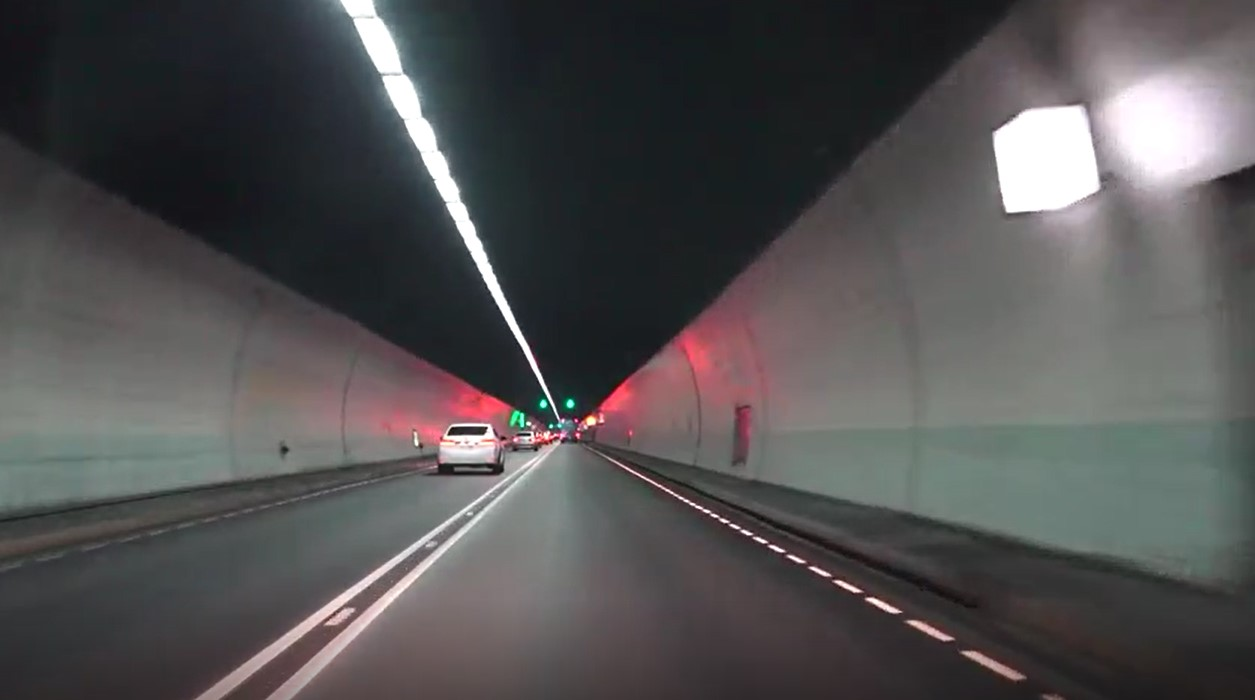
#> input picture ADAS/Assignment2/pythonProject1/Sample_02.jpg, 1255 x 700 px, found by its file name
$ python Assignment2_Script1.py
#> lines starting #> are read from the running program, lines starting #| are printed output that depends on the picture; after the words box and inside, x2 and y2 are one past the last pixel; in counts of white or black regions, pixels touching at a corner belong together
import cv2
import numpy as np

# Define the path for the target image (Sample_02.jpg - the tunnel image)
IMAGE_FILE = "D:\BITS\Assignments\ADAS\Assignment2\pythonProject1\Sample_02.jpg"


# --- 1. Helper Functions (Line Averaging and Drawing) ---

def make_coordinates(image, line_parameters):
    """Calculates coordinates for a single, long line based on slope and intercept."""
    if line_parameters is None or np.isnan(line_parameters).any() or abs(line_parameters[0]) < 0.001:
        return None

    slope, intercept = line_parameters
    y1 = int(image.shape[0])
    y2 = int(y1 * 0.7)

    x1 = int((y1 - intercept) / slope)
    x2 = int((y2 - intercept) / slope)
    return np.array([x1, y1, x2, y2])


def average_slope_intercept(image, lines):
    """Averages line segments into left and right lane lines."""
    left_fit = []
    right_fit = []

    if lines is None:
        return [None, None]

    for line in lines:
        x1, y1, x2, y2 = line.reshape(4)
        if x2 == x1: continue

        parameters = np.polyfit((x1, x2), (y1, y2), 1)
        slope = parameters[0]
        intercept = parameters[1]

        if slope < -0.3:
            left_fit.append((slope, intercept))
        elif slope > 0.3:
            right_fit.append((slope, intercept))

    left_line = None
    if left_fit:
        left_line = make_coordinates(image, np.average(left_fit, axis=0))

    right_line = None
    if right_fit:
        right_line = make_coordinates(image, np.average(right_fit, axis=0))

    return [left_line, right_line]


def draw_lines(img, lines, color=(0, 255, 0), thickness=10):
    """Draws lines onto a blank image and blends."""
    line_image = np.zeros_like(img)
    if lines is not None:
        for line in lines:
            if line is not None:
                x1, y1, x2, y2 = line.reshape(4)
                cv2.line(line_image, (x1, y1), (x2, y2), color, thickness)
    return cv2.addWeighted(img, 0.8, line_image, 1, 1)


def region_of_interest(image, edges):
    """Creates a masked image for the road (The 'Segment' stage)."""
    height, width = image.shape[:2]

    roi_vertices = np.array([
        [(0, height),
         (width * 0.40, height * 0.65),
         (width * 0.60, height * 0.65),
         (width, height)]
    ], dtype=np.int32)

    mask = np.zeros_like(edges)
    cv2.fillPoly(mask, roi_vertices, 255)
    masked_edges = cv2.bitwise_and(edges, mask)
    return masked_edges


# --- 2. Core Pipeline Function (Capturing all stages) ---

def ego_lane_detection_pipeline_full(image):
    """Runs the full pipeline and returns all intermediate images."""

    # a) Grayscale
    gray = cv2.cvtColor(image, cv2.COLOR_BGR2GRAY)

    # b) Gaussian Blur
    blur = cv2.GaussianBlur(gray, (5, 5), 0)

    # c) Canny Edge Detection
    canny_edges = cv2.Canny(blur, 100, 250)

    # d) Segment/Masked Canny (ROI)
    masked_edges = region_of_interest(image, canny_edges)

    # e) Hough Line Transform (Raw Hough Output)
    raw_hough_lines = cv2.HoughLinesP(masked_edges,
                                      rho=2, theta=np.pi / 180,
                                      threshold=40, minLineLength=10,
                                      maxLineGap=20)

    # Create the Hough visualization frame (Red raw segments)
    hough_frame_raw = np.zeros_like(image)
    if raw_hough_lines is not None:
        for line in raw_hough_lines:
            x1, y1, x2, y2 = line.reshape(4)
            cv2.line(hough_frame_raw, (x1, y1), (x2, y2), (0, 0, 255), 2)  # Red Segments
    blended_hough_frame = cv2.addWeighted(image.copy(), 0.8, hough_frame_raw, 1, 1)

    # f) Final Output Processing
    averaged_lines = average_slope_intercept(image, raw_hough_lines)
    final_output_frame = draw_lines(image.copy(), averaged_lines, color=(0, 255, 0), thickness=10)

    return {
        'a) Grayscale': gray,
        'b) Gaussian Blur': blur,
        'c) Canny': canny_edges,
        'd) Segment (ROI Mask)': masked_edges,
        'e) Hough (Raw Segments)': blended_hough_frame,
        'f) Output Frame (Final)': final_output_frame
    }


# --- 3. OpenCV Display Function ---

def visualize_stages_opencv(image_path):
    """Loads image, runs pipeline, and displays all stages using cv2.imshow()."""

    original_image = cv2.imread(image_path)
#> original_image is the input picture: shape (700, 1255, 3); mean B, G, R 81.9, 81.1, 82.7
    if original_image is None:
        print(f"Error: Could not load image from {image_path}. Check file name.")
        return

    # Get all intermediate stages
    stages = ego_lane_detection_pipeline_full(original_image.copy())
#> in ego_lane_detection_pipeline_full, `canny_edges = cv2.Canny(blur, 100, 250)`:
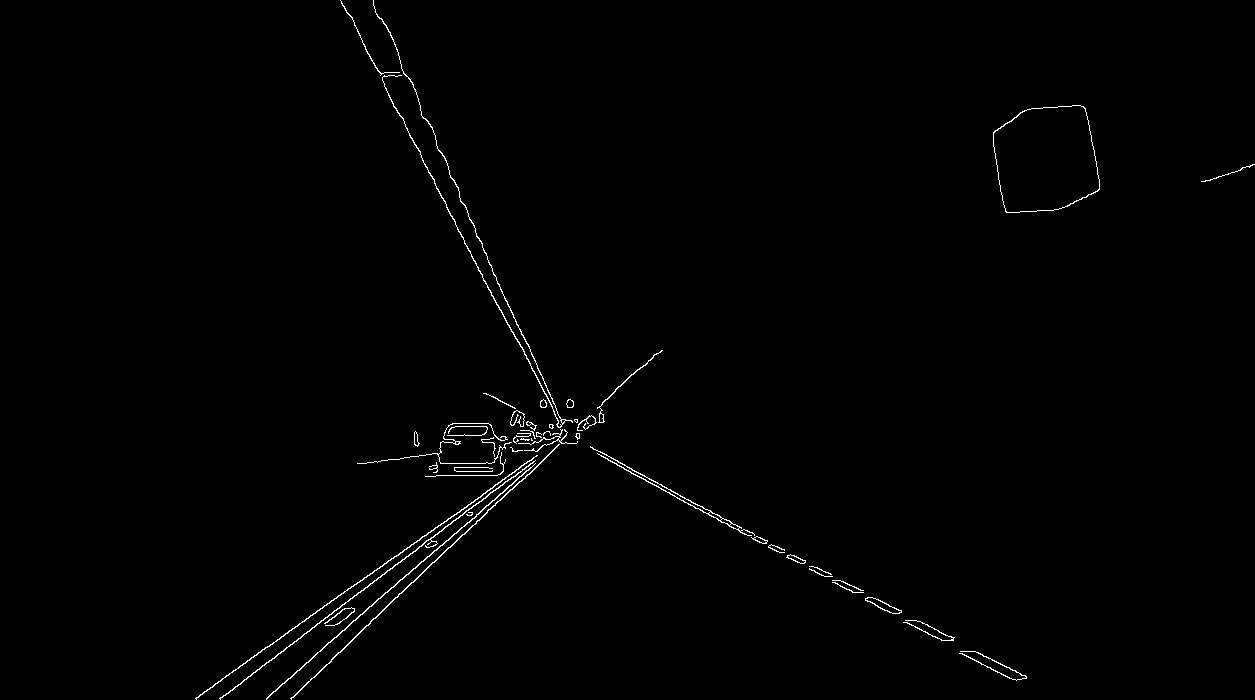
#> canny_edges: shape (700, 1255); 0.75% white in thin lines or dots, all inside (x1, y1, x2, y2) = (195, 0, 1255, 700)
#> in region_of_interest, `masked_edges = cv2.bitwise_and(edges, mask)`:
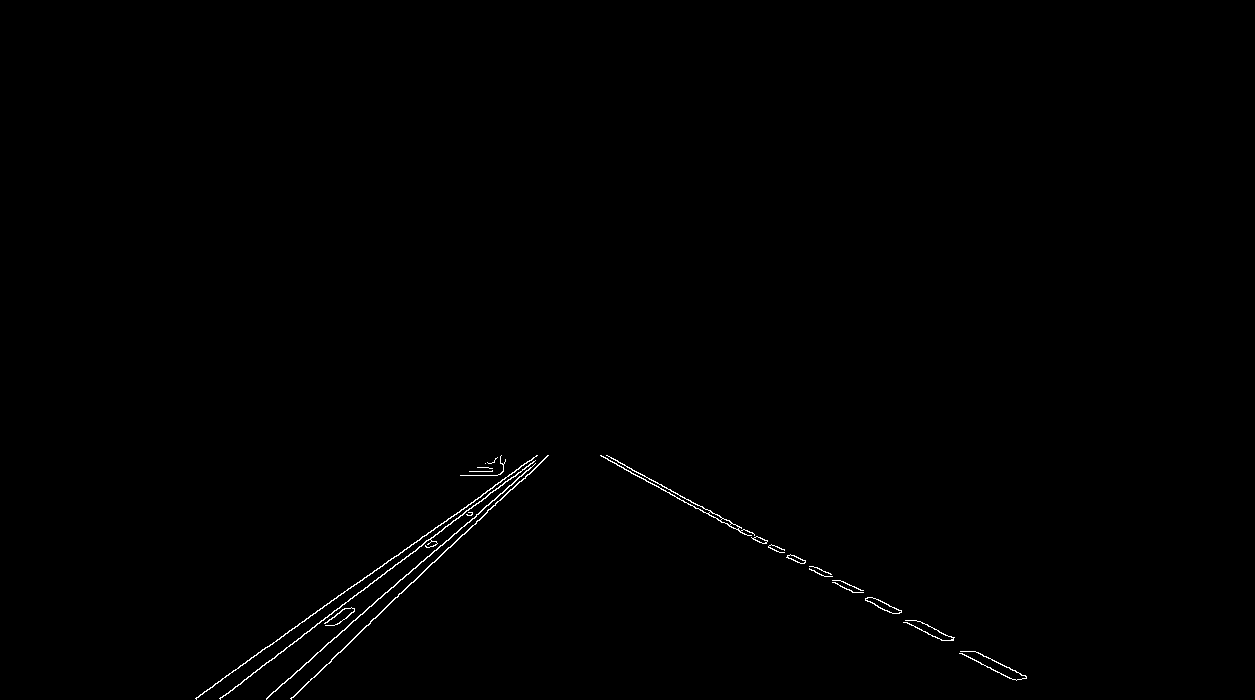
#> masked_edges: shape (700, 1255); 0.4% white in thin lines or dots, all inside (x1, y1, x2, y2) = (195, 455, 1027, 700)
#> in ego_lane_detection_pipeline_full, `raw_hough_lines = cv2.HoughLinesP(masked_edges, rho=2, theta=np.pi / 1..`: raw_hough_lines = 26 rows, first 6: [272, 692, 535, 463], [220, 698, 339, 608], [289, 630, 532, 459], [631, 473, 907, 620], [361, 630, 548, 455], [606, 455, 996, 662]
#> the loop in ego_lane_detection_pipeline_full, `for line in raw_hough_lines:` made 26 passes
#> in ego_lane_detection_pipeline_full, `blended_hough_frame = cv2.addWeighted(image.copy(), 0.8, hough_frame_r..`:
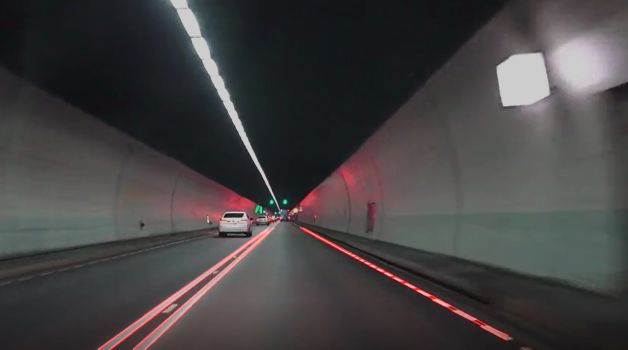
#> blended_hough_frame: shape (700, 1255, 3) (shown at 1/2 size); mean B, G, R 66.5, 65.9, 68.4
#> the loop in average_slope_intercept, `for line in lines:` made 26 passes
#> (x1, y1, x2, y2, slope, intercept) on passes 1 to 8: (272, 692, 535, 463, -0.871, 928.8), (220, 698, 339, 608, -0.756, 864.4), (289, 630, 532, 459, -0.704, 833.4), (631, 473, 907, 620, 0.533, 136.9), (361, 630, 548, 455, -0.936, 967.8), (606, 455, 996, 662, 0.531, 133.4), (304, 633, 511, 477, -0.754, 862.1), (308, 681, 382, 611, -0.946, 972.4)
#> after the loop in average_slope_intercept, `for line in lines:`: left_fit = [(-0.871, 928.8), (-0.756, 864.4), (-0.704, 833.4), (-0.936, 967.8), (-0.754, 862.1), (-0.946, 972.4), (-0.876, 931.1), (-0.723, 839.6), (-0.758, 865.3), (-0.756, 863.5), (-0.704, 832.9), (-0.935, 969.3), (-0.87, 928.7), (-0.718, 839.3)]; right_fit = [(0.533, 136.9), (0.531, 133.4), (0.541, 130.7), (0.535, 128.8), (0.52, 152.8), (0.442, 221.5), (0.5, 169), (0.533, 134.5), (0.533, 136), (0.55, 120.2), (0.55, 119.8), (0.5, 167.5)]
#> in make_coordinates, `slope, intercept = line_parameters`: slope = -0.808; intercept = 892.8
#> in make_coordinates, `x1 = int((y1 - intercept) / slope)`: x1 = 238
#> in make_coordinates, `x2 = int((y2 - intercept) / slope)`: x2 = 499
#> in average_slope_intercept, `left_line = make_coordinates(image, np.average(left_fit, axis=0))`: left_line = [238, 700, 499, 489]
#> in average_slope_intercept, `right_line = make_coordinates(image, np.average(right_fit, axis=0))`: right_line = [1060, 700, 656, 489]
#> in ego_lane_detection_pipeline_full, `averaged_lines = average_slope_intercept(image, raw_hough_lines)`: averaged_lines = [[238, 700, 499, 489], [1060, 700, 656, 489]]
#> the loop in draw_lines, `for line in lines:` made 2 passes
#> in draw_lines, `return cv2.addWeighted(img, 0.8, line_image, 1, 1)`:
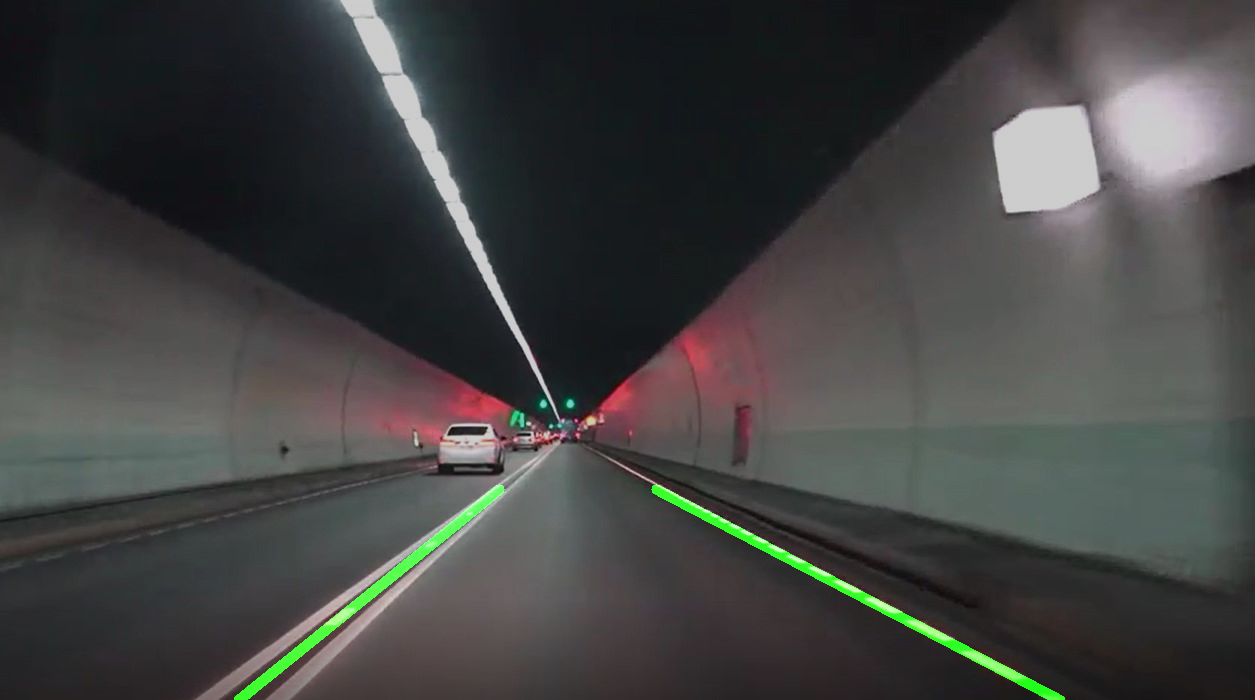
#> returned value: shape (700, 1255, 3); mean of channels 0, 1, 2 66.5, 67.6, 67.1; drawn as B, G, R
#> stages = 6 items

    # Use cv2.imshow() for all stages
    print("Displaying all pipeline stages via cv2.imshow(). Press any key to close windows...")
    for title, img in stages.items():
        # Grayscale stages need to be converted to 3-channel BGR to avoid imshow errors
        if len(img.shape) == 2:
            img_display = cv2.cvtColor(img, cv2.COLOR_GRAY2BGR)
        else:
            img_display = img

        cv2.imshow(title, img_display)
#> this loop made 6 passes
#> title on passes 1 to 6: 'a) Grayscale', 'b) Gaussian Blur', 'c) Canny', 'd) Segment (ROI Mask)', 'e) Hough (Raw Segments)', 'f) Output Frame (Final)'

    # Wait indefinitely until a key is pressed to close all windows
    cv2.waitKey(0)
    cv2.destroyAllWindows()


# --- Execute Script ---
if __name__ == "__main__":
    visualize_stages_opencv(IMAGE_FILE)

$ run again, with ADAS/Assignment2/pythonProject1/IMG_20251101_223026.jpg copied over ADAS/Assignment2/pythonProject1/Sample_02.jpg
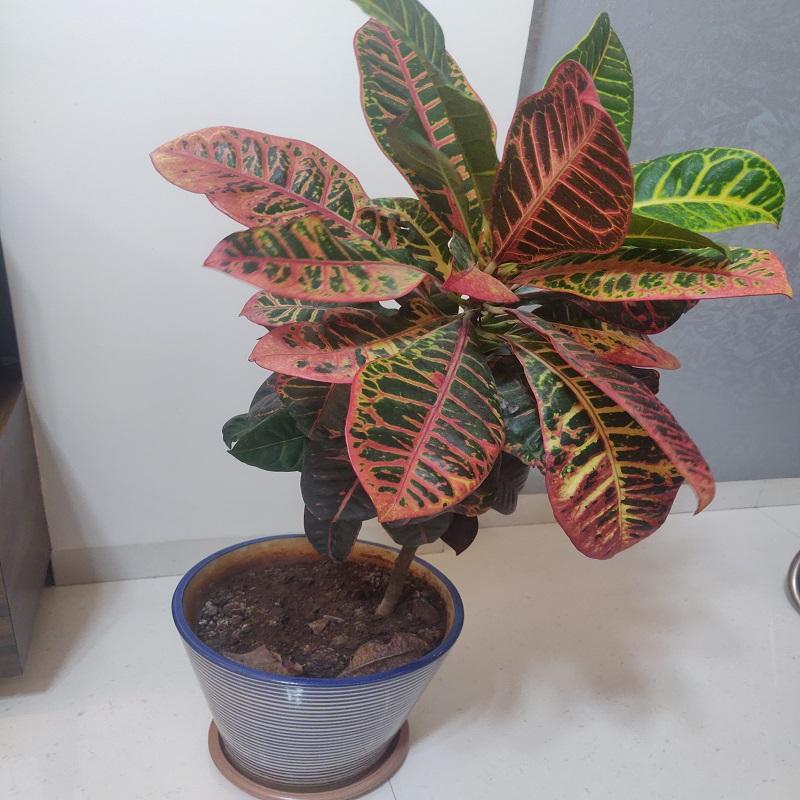
#> input picture ADAS/Assignment2/pythonProject1/IMG_20251101_223026.jpg, 800 x 800 px, found by its file name
#> in visualize_stages_opencv, original_image is the input picture: shape (800, 800, 3); mean B, G, R 133.9, 137.7, 146.8
#> in ego_lane_detection_pipeline_full, `canny_edges = cv2.Canny(blur, 100, 250)`:
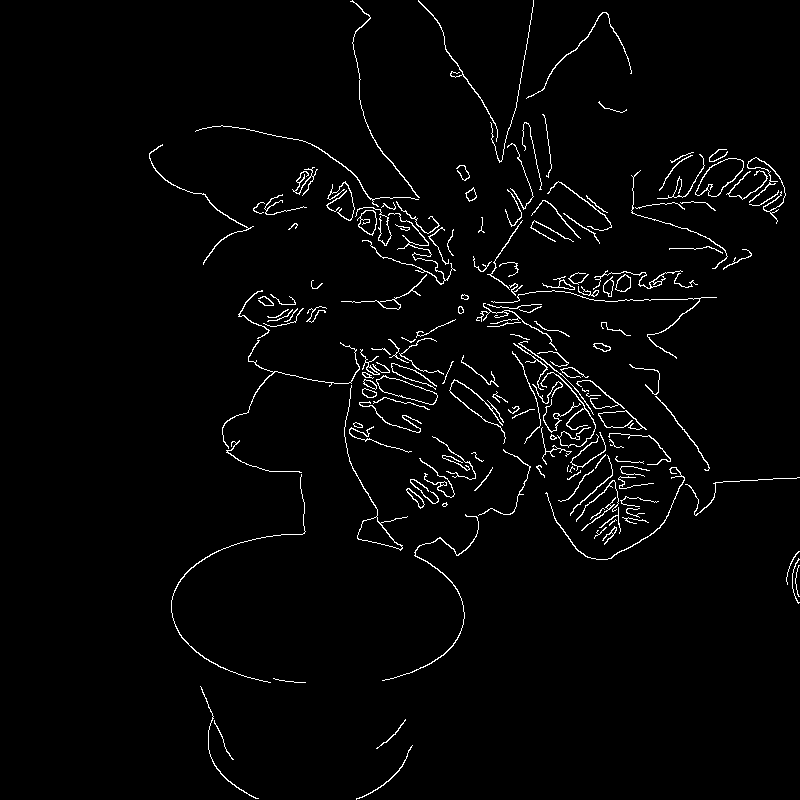
#> canny_edges: shape (800, 800); 2.4% white in thin lines or dots, all inside (x1, y1, x2, y2) = (149, 0, 800, 800)
#> mask: shape (800, 800); 21% white; 1 white region, box (x1, y1, x2, y2) and area: (1, 520, 800, 800) 134440
#> masked_edges: shape (800, 800); 0.16% white in thin lines or dots, all inside (x1, y1, x2, y2) = (184, 520, 479, 800)
#> raw_hough_lines = 13 rows, first 6: [200, 686, 229, 755], [415, 552, 445, 575], [226, 779, 255, 798], [392, 539, 446, 576], [448, 650, 461, 630], [357, 538, 414, 552]
#> the loop in ego_lane_detection_pipeline_full, `for line in raw_hough_lines:` made 13 passes
#> in ego_lane_detection_pipeline_full, `blended_hough_frame = cv2.addWeighted(image.copy(), 0.8, hough_frame_r..`:
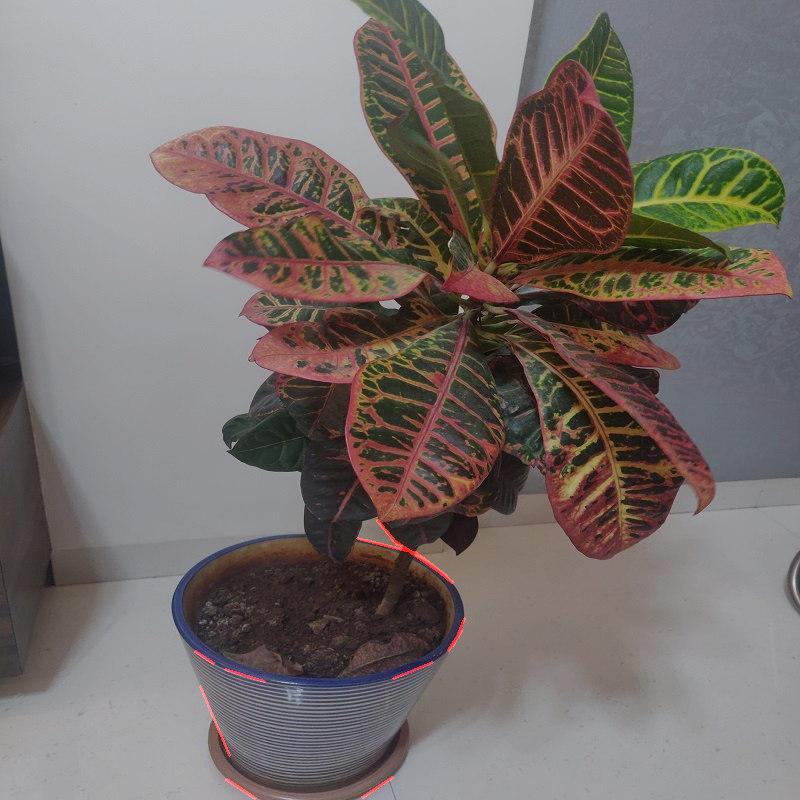
#> blended_hough_frame: shape (800, 800, 3); mean B, G, R 108.1, 111.2, 118.8
#> the loop in average_slope_intercept, `for line in lines:` made 13 passes
#> (x1, y1, x2, y2, slope, intercept) on passes 1 to 8: (200, 686, 229, 755, 2.38, 210.1), (415, 552, 445, 575, 0.767, 233.8), (226, 779, 255, 798, 0.655, 630.9), (392, 539, 446, 576, 0.685, 270.4), (448, 650, 461, 630, -1.54, 1339.2), (357, 538, 414, 552, 0.246, 450.3), (225, 669, 264, 681, 0.308, 599.8), (393, 678, 432, 662, -0.41, 839.2)
#> after the loop in average_slope_intercept, `for line in lines:`: left_fit = [(-1.54, 1339.2), (-0.41, 839.2), (-0.667, 1038.3), (-2.45, 1756.9)]; right_fit = [(2.38, 210.1), (0.767, 233.8), (0.655, 630.9), (0.685, 270.4), (0.308, 599.8), (0.667, 521), (0.815, 213.7), (1.2, 67.6)]
#> in make_coordinates, `slope, intercept = line_parameters`: slope = -1.27; intercept = 1243.4
#> in make_coordinates, `x1 = int((y1 - intercept) / slope)`: x1 = 349
#> in make_coordinates, `x2 = int((y2 - intercept) / slope)`: x2 = 539
#> left_line = [349, 800, 539, 560]
#> right_line = [488, 800, 231, 560]
#> averaged_lines = [[349, 800, 539, 560], [488, 800, 231, 560]]
#> the loop in draw_lines, `for line in lines:` made 2 passes
#> stages = 6 items
#> the loop in visualize_stages_opencv, `for title, img in stages.items():` made 6 passes
#> title on passes 1 to 6: 'a) Grayscale', 'b) Gaussian Blur', 'c) Canny', 'd) Segment (ROI Mask)', 'e) Hough (Raw Segments)', 'f) Output Frame (Final)'
